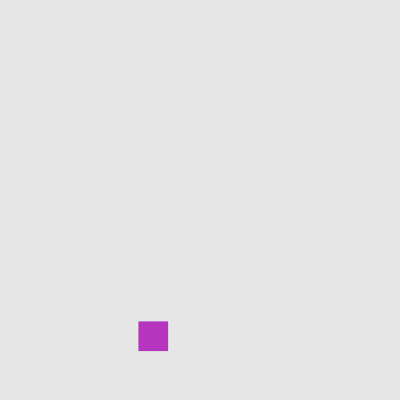
Frame 1 (no input)
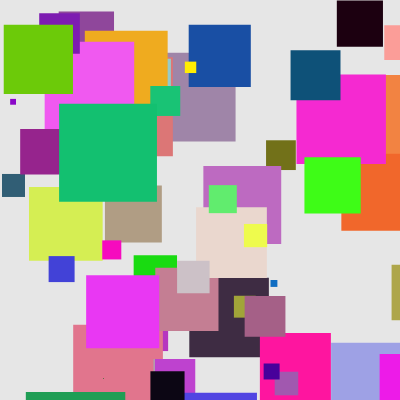
Frame 60 (no input)
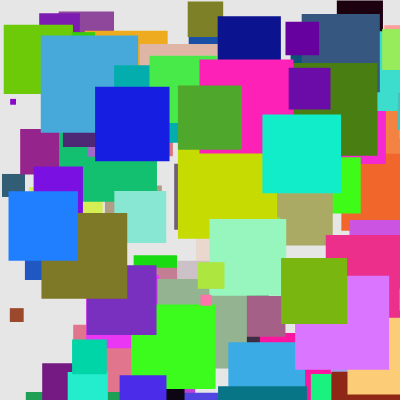
Frame 120 (the mouse pressed at the canvas centre since frame 60)

The p5.js sketch that drew these frames (run headless with seeded random() and noise() and a simulated clock; from frame 60 on, the mouse is pressed at the canvas centre):

// p5.js sketch
// ── sketch.js
function setup() {
  createCanvas(400, 400);
  frameRate(30);
  background(230);
}

//square(x, y, s, [tl], [tr], [br], [bl])
//fill()

function draw() {
  fill(color(random(255), random(255), random(255)));
  noStroke();
  square(random(width), random(height), random(width) / 4);
}
